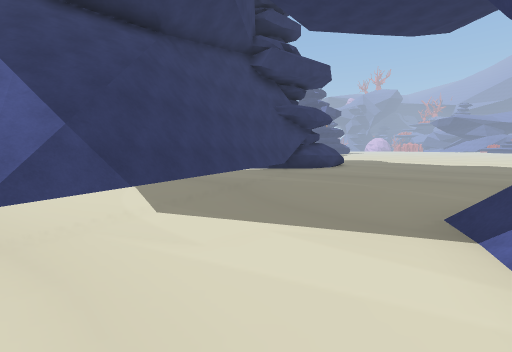
View 1 (above)

15 first-person views from a walk through a 3-D level made in the Unity game engine. The camera is 1.5 m above the floor, tilts 6° down and sees 90° across. The floor is counted in squares, 2 m on a side. Each view is taken from the middle of a square. On the plan, view 1 faces up. The plan holds only what a view shows up to about 9 squares ahead; the rest is blank. The place goes on beyond the plan.

View 2
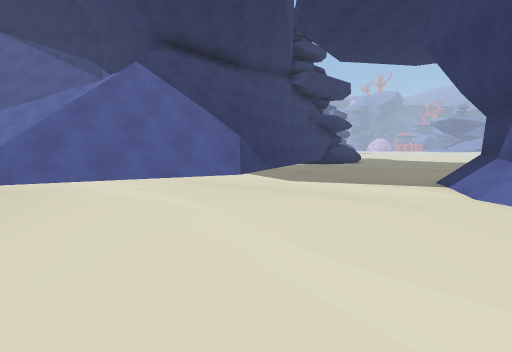

View 3
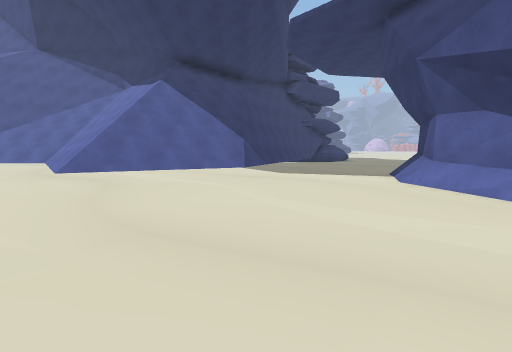

View 4
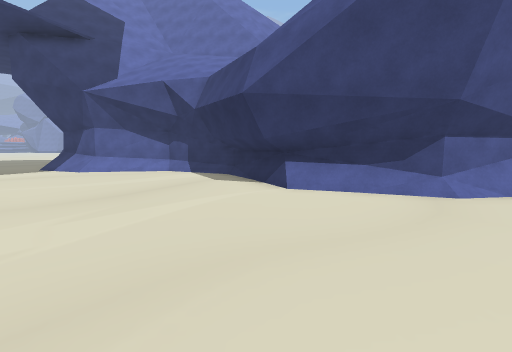

View 5
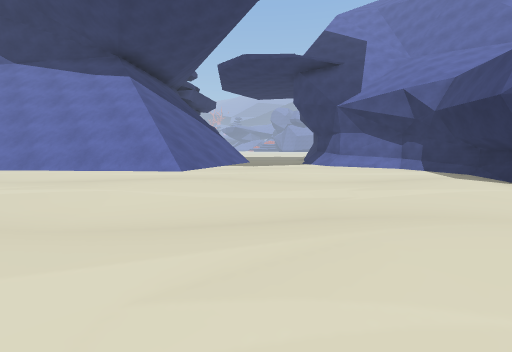

View 6
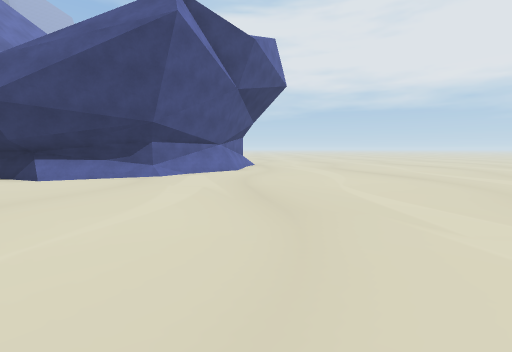

View 7
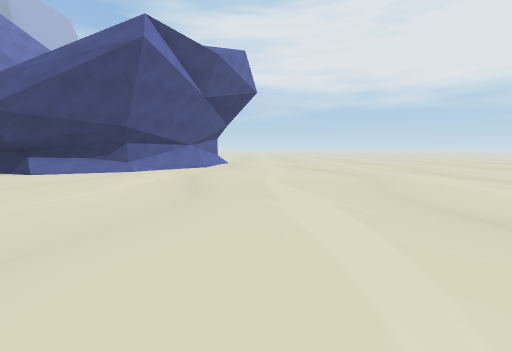

View 8
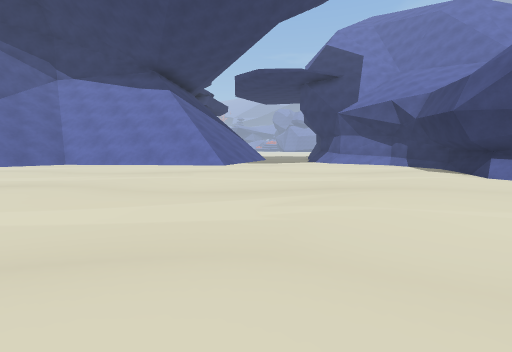

View 9
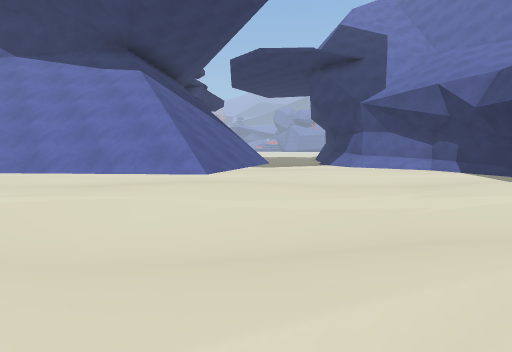

View 10
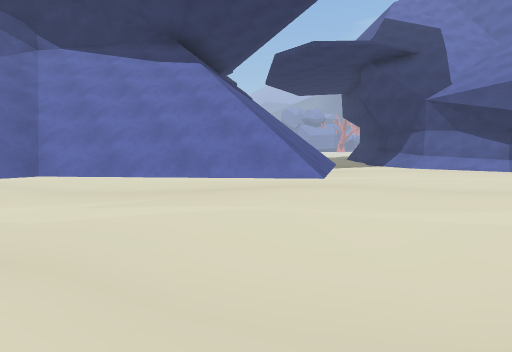

View 11
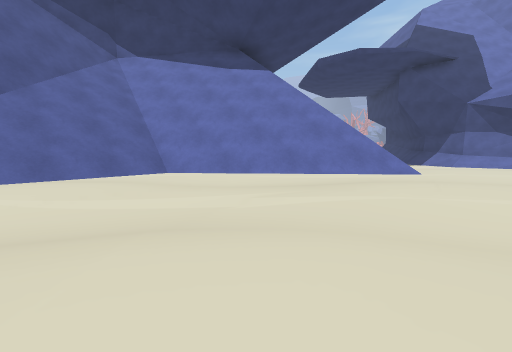

View 12
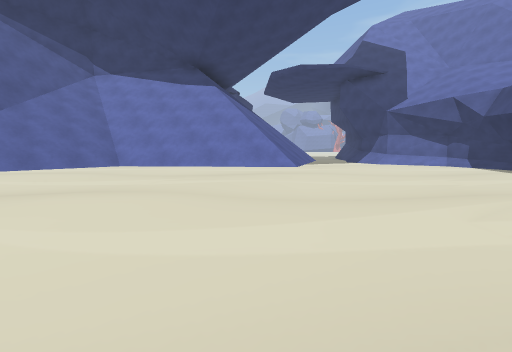

View 13
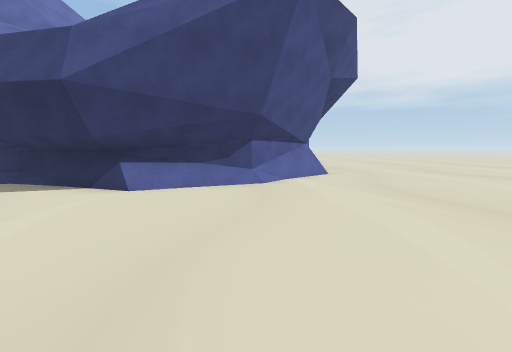

View 14
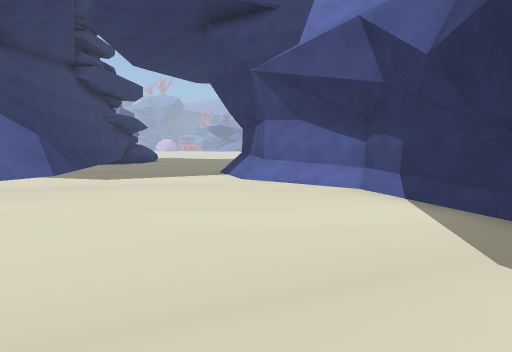

View 15
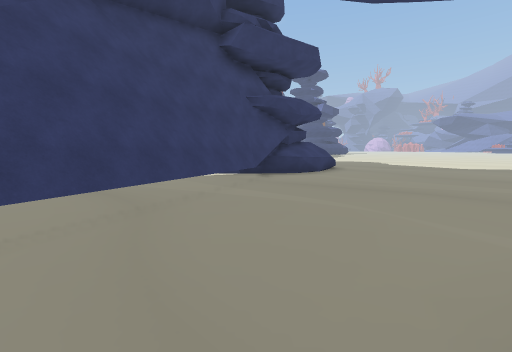

### Floor plan
Key: @ floor where view 1 was taken; # wall or solid block; . floor; / step, stairs or slope; = window, fence, low wall or low ledge; ^ raised ledge; v drop or lower ground.
Columns run from 12 left of view 1 to 9 right of it. Each row starts with its distance up from view 1.
 11               ##......
 10              #^.......
  9   ^#^     ####.......
  8  ^=//#^  ^###........
  7 ^=////#^ #v##.......
  6 =//////=//v#.......
  5 //////////##......
  4 //////////#...../
  3 ....//////#..../
  2 ....///////...##
  1 .....////.....#
  0 ............@.#
 -1 ..............#
 -2 ..............#
 -3 ..............#
 -4 .............##
 -5 ...........###
 -6 ..........##
 -7 ..........#
 -8 .........##
 -9 .........#
-10 .........#

Positions as (right, up) in squares from view 1, and headings:
1: (0, 0), facing up
2: (-2, -3), facing up
3: (-2, -5), facing up
4: (-7, -5), facing right
5: (-9, -5), facing up-right
6: (-10, -5), facing down-right
7: (-12, -5), facing down-right
8: (-11, -6), facing up-right
9: (-9, -4), facing up-right
10: (-10, -2), facing up-right
11: (-12, -1), facing up-right
12: (-12, -4), facing up-right
13: (-7, -4), facing down-right
14: (-3, -4), facing up-right
15: (1, 2), facing up
